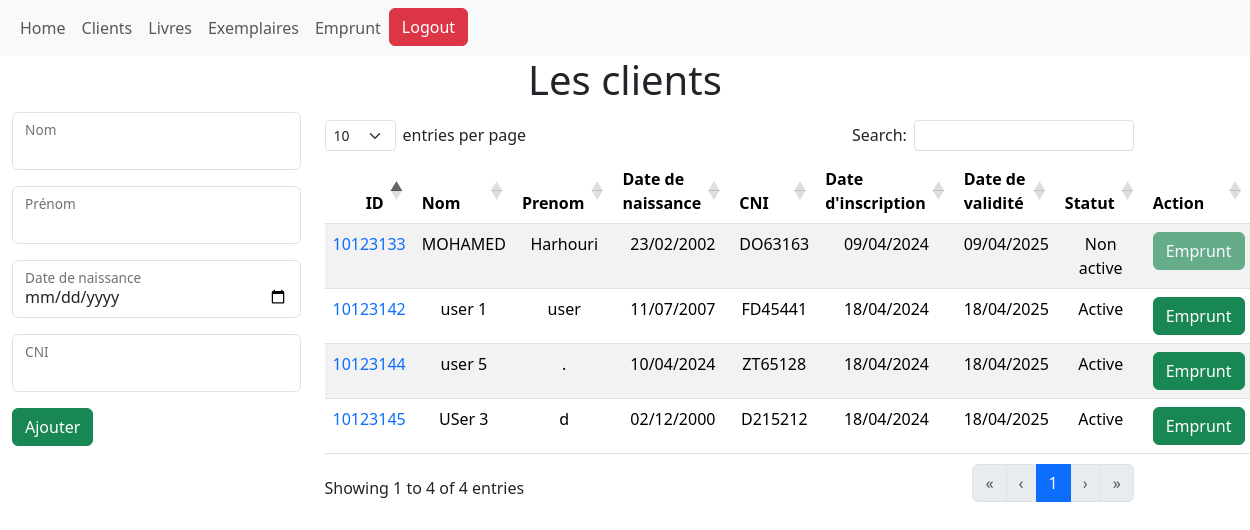
Page /Clients/ (signed in) on the earlier database version.
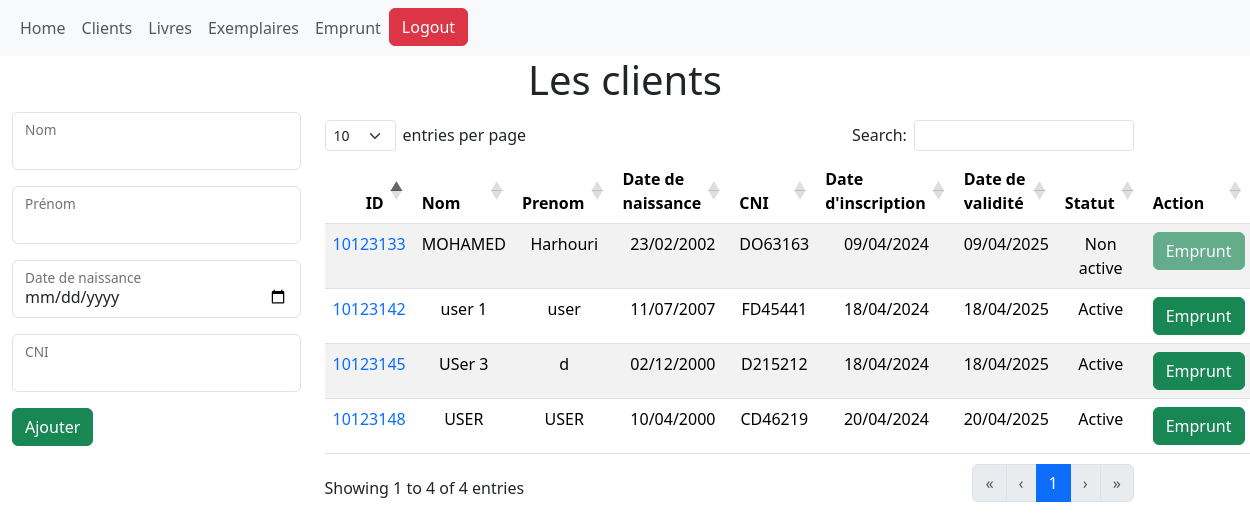
Same page on the later database version.
### Lib_sys/models.py (models this page shows, shortened)
class Client(models.Model):
    STATUT_CHOICES = [
        ('Active', 'Active'),
        ('Non active', 'Non active'),
        ('Banned', 'Banned'),
    ]
    nom = models.CharField(max_length=100)
    prenom = models.CharField(max_length=100)
    date_de_naissance = models.DateField()
    CNI = models.CharField(max_length=20)
    date_d_inscription = models.DateField(auto_now_add=True)
    date_validite = models.DateField(null=True, blank=True)
    statut = models.CharField(max_length=50, default="Active")

### Lib_sys/views.py (the view)
# urls.py: path('Clients/', views.Clients, name='Clients'),
@login_required
def Clients(request):
    clients = Client.objects.all()
    if request.method == 'POST':
        form = ClientForm(request.POST, initial={'status':'Active'})
        client = form.save()
        client_id = client.id
        code128_class = barcode.get_barcode_class('code128')
        barcode_instance = code128_class(str(client_id), writer=ImageWriter())
        file_path = os.path.join(settings.STATIC_ROOT, 'IDS', f'user_{client_id}')
        barcode_instance.save(file_path, options={'module_width': 0.5, 'module_height': 20, 'quiet_zone': 1})
        return redirect('Clients')
    else:
        form=ClientForm(initial={'status':'Active'})
    return render(request, 'clients.html', {'clients': clients, 'form':form})

### Lib_sys/forms.py
class ClientForm(forms.ModelForm):
    class Meta:
        model = Client
        fields = ['nom',  'prenom', 'date_de_naissance', 'CNI']
        widgets = { 'nom': forms.TextInput(attrs={'class':"form-control" ,'id':"floatingInput"}),
                    'prenom': forms.TextInput(attrs={'class':"form-control" ,'id':"floatingInput"}),
                    'date_de_naissance': forms.DateInput(attrs={'type':'date', 'class':"form-control" ,'id':"floatingInput"}),
                    'CNI': forms.TextInput(attrs={'class':"form-control" ,'id':"floatingInput"}),}

### Lib_sys/templates/Clients.html (shortened to what this page needs)
{% extends "base.html" %}
{% block content %}
<center>
  <h1>Les clients</h1>
</center>
<div class="container-fluid">
  <div class="row">
    <div class="col-sm-3">
      <form action="" method="POST">
        <div class="form-floating mb-3">
          {{ form.nom }}
          <label for="floatingInput">Nom</label>
        </div>
        <div class="form-floating mb-3">
          {{ form.prenom }}
          <label for="floatinInput">Prénom</label>
        </div>
        <div class="form-floating mb-3">
          {{ form.date_de_naissance }}
          <label for="floatinInput">Date de naissance</label>
        </div>
        <div class="form-floating mb-3">
          {{form.CNI }}
          <label for="floatinInput">CNI</label>
        </div>
        <div class="form-floating">
          <button type="submit" class="btn btn-success">Ajouter</button>
        </div>
      </form>
    </div>
    <div class="col-sm-8">
      <table id="myTable" class="table table-striped text-center" style="width:100%">
        <thead>
          <tr>
            <th>ID</th>
            <th>Nom</th>
            <th>Prenom</th>
            <th>Date de naissance</th>
            <th>CNI</th>
            <th>Date d'inscription</th>
            <th>Date de validité</th>
            <th>Statut</th>
            <th>Action</th>
          </tr>
        </thead>
        <tbody>
          {% for client in clients %}
          <tr>
            <td id="row"><a href="{% url 'Client' client.id %}" class="text-decoration-none">{{client.id}}</a></td>
            <td>{{client.nom}}</td>
            <td>{{client.prenom}}</td>
            <td>{{client.date_de_naissance | date:"d/m/Y" }}</td>
            <td>{{client.CNI}}</td>
            <td>{{client.date_d_inscription| date:"d/m/Y" }}</td>
            <td>{{client.date_validite | date:"d/m/Y" }}</td>
            <td>{{client.statut}}</td>
            <td>
              {% if client.statut == "Active" %}
                <a href="{% url 'Client_emprunt' client.id %}" class="btn btn-success">Emprunt</a>
              {% else %}
                <button class="btn btn-success" disabled>Emprunt</button>
              {% endif %}
            </td>
          </tr>
          {% endfor %}
        </tbody>
      </table>
    </div>
  </div>
</div>
{% endblock %}

Differences in the rows shown:
removed Client: id "10123144", nom "user 5", prenom ".", date_de_naissance "10/04/2024", CNI "ZT65128", date_d_inscription "18/04/2024", date_validite "18/04/2025", statut "Active", shows "Emprunt"
added Client: id "10123148", nom "USER", prenom "USER", date_de_naissance "10/04/2000", CNI "CD46219", date_d_inscription "20/04/2024", date_validite "20/04/2025", statut "Active", shows "Emprunt"
